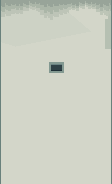
#> input picture docs/art/experiments/room1_integrated_door_pixellab_v7/source/guide.png, 112 x 184 px
$ python assemble_texture.py
#> lines starting #> are read from the running program, lines starting #| are printed output that depends on the picture; after the words box and inside, x2 and y2 are one past the last pixel; in counts of white or black regions, pixels touching at a corner belong together; pictures that were not available may be replaced by others from this repository, and a replacement may not be noted
"""Mask-align PixelLab's raw texture to the fixed UV and status insert.

No aging marks are drawn here. PixelLab supplies every new material pixel;
the third layer replaces the legacy header while retaining the status insert.
"""
from pathlib import Path
from PIL import Image, ImageDraw

HERE = Path(__file__).resolve().parent
EXPERIMENT = HERE.parent
ROOT = HERE.parents[4]
OUT = ROOT / "assets/art/room1_integrated_door_pixellab_v7"
OUT.mkdir(parents=True, exist_ok=True)
guide = Image.open(HERE / "guide.png").convert("RGBA")
#> guide is the input picture: PIL image 112x184 RGBA; mean R, G, B, A 204.4, 208.7, 196, 255
raw = Image.open(EXPERIMENT / "raw/pixellab_inpaint_v3_revision.png").convert("RGBA")
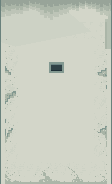
#> input picture docs/art/experiments/room1_integrated_door_pixellab_v7/source/aseprite_readback.png, 112 x 184 px, given in place of pixellab_inpaint_v3_revision.png, which was not available
#> raw is the input picture: PIL image 112x184 RGBA; mean R, G, B, A 202.6, 207.3, 194.5, 255
request_mask = Image.open(HERE / "mask.png").convert("L")
assert guide.size == raw.size == request_mask.size == (112, 184)

# PixelLab created a larger bezel around the status window. Keep the existing
# small functional inset intact; the material detail remains PixelLab output.
final_mask = Image.new("L", guide.size, 0)
#> final_mask: PIL image 112x184 L; every value is 0
cut = ImageDraw.Draw(final_mask)
# The Pro result expanded some fine deposits beyond the submitted narrow mask.
# Keep its complete native clusters instead of chopping them into straight
# vertical strips; only the approved top, outer seal and status stay locked.
cut.rectangle((5, 20, 106, 183), fill=255)
cut.rectangle((38, 54, 74, 84), fill=0)
final_mask.save(HERE / "composite_mask.png")
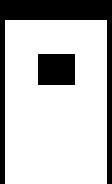
#> saved as composite_mask.png: PIL image 112x184 L; 75.6% white; 2 black regions, box (x1, y1, x2, y2) and area: (0, 0, 112, 184) 3880, (38, 54, 75, 85) 1147
detail = raw.copy()
detail.putalpha(final_mask)
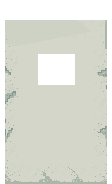
#> detail: PIL image 112x184 RGBA; mean R, G, B, A 202.6, 207.3, 194.5, 192.8; transparent parts drawn white
detail.save(HERE / "pixellab_material_layer.png")
result = Image.alpha_composite(guide, detail)
header_path = EXPERIMENT / "raw/pixellab_inpaint_v3_header.png"
if header_path.exists():
    header = Image.open(header_path).convert("RGBA")
    header_mask = Image.open(HERE / "header_mask.png").convert("L")
    assert header.size == header_mask.size == result.size
    header.putalpha(header_mask)
    header.save(HERE / "pixellab_header_layer.png")
    result = Image.alpha_composite(result, header)
result.save(OUT / "door_front.png")  # Aseprite roundtrip will export the master
print("PIXELLAB_ASSEMBLED", result.size, "pixel_detail_from=PixelLab", "status=original")
#| PIXELLAB_ASSEMBLED (112, 184) pixel_detail_from=PixelLab status=original
